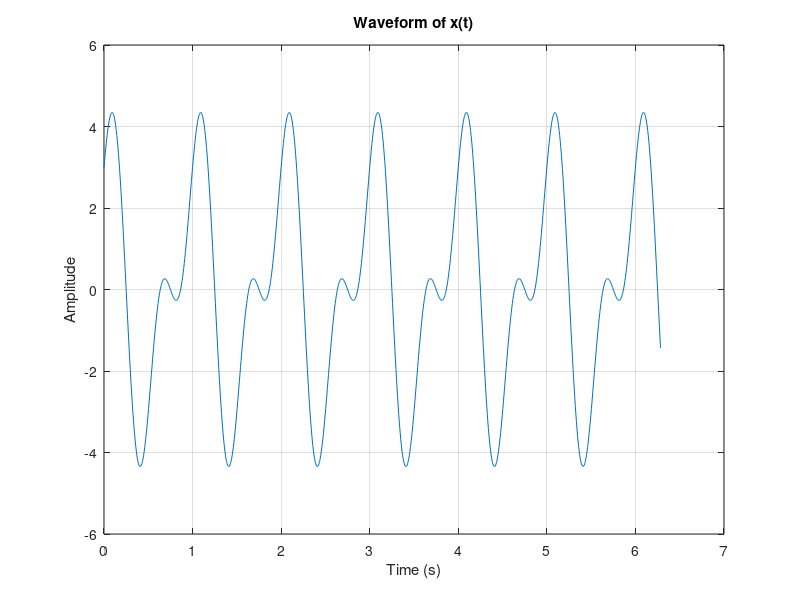
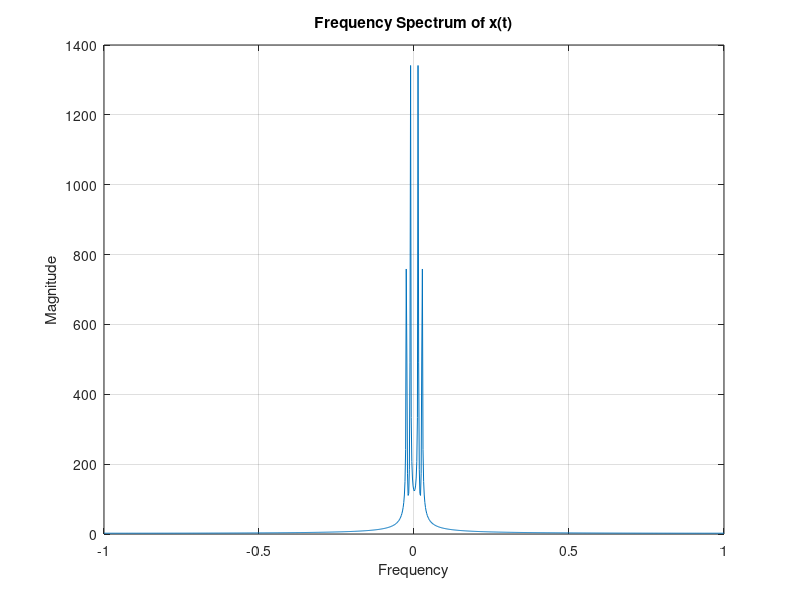

The MATLAB source for these figures, in order:
% Time Vector 
t = linspace(0, 2*pi, 1000);

% Continuous-Time Signal x(t)
x_t = 3 * cos(2 * pi * t) + 2 * sin(4 * pi * t);

% Q1-A
figure;
plot(t, x_t);
title('Waveform of x(t)');
xlabel('Time (s)');
ylabel('Amplitude');
grid on;

% Q2-B: Frequency Spectrum of x(t)
figure;
fft_result = fft(x_t);
frequencies = linspace(-1, 1, length(fft_result));
plot(frequencies, abs(fftshift(fft_result)));
title('Frequency Spectrum of x(t)');
xlabel('Frequency');
ylabel('Magnitude');
grid on;

% Average Power 
T = 1; % Period of the signal
power_cos = (1/T) * trapz(t, (3 * cos(2 * pi * t)).^2);
power_sin = (1/T) * trapz(t, (2 * sin(4 * pi * t)).^2);

total_power = power_cos + power_sin;
disp(['Total Average Power: ' num2str(total_power)]);

% MATLAB

% Discrete-Time Signal d 
d = [1, 2, 3, -4, 5];

% Q2-A: Length of the Discrete-Time Signal
signal_length = length(d);
disp(['Length of Signal d: ' num2str(signal_length)])

% Q2-B: Accessing Element d[3]
d_3 = d(3);
disp(['Value at d[3]: ' num2str(d_3)]);

% Sum of All Elements in Signal d
sum_signal = sum(d);
disp(['Sum of All Items in Signal d: ' num2str(sum_signal)]);



